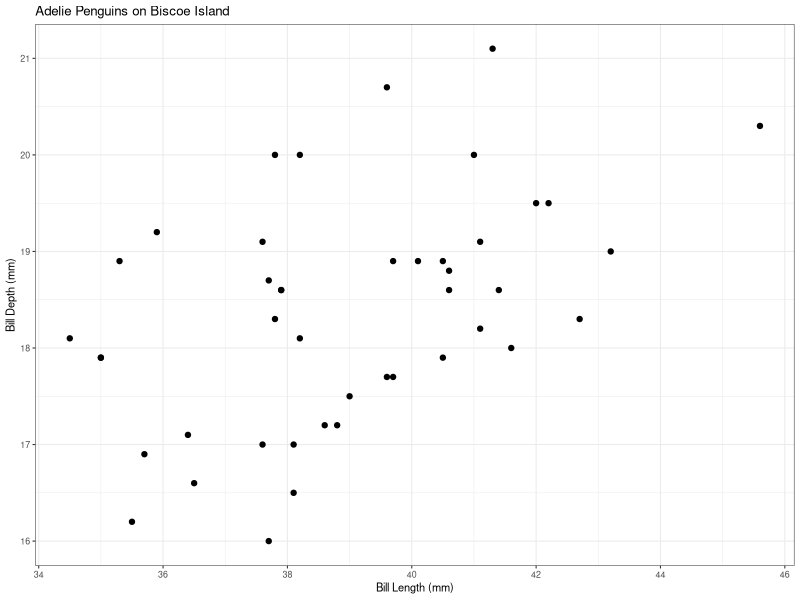
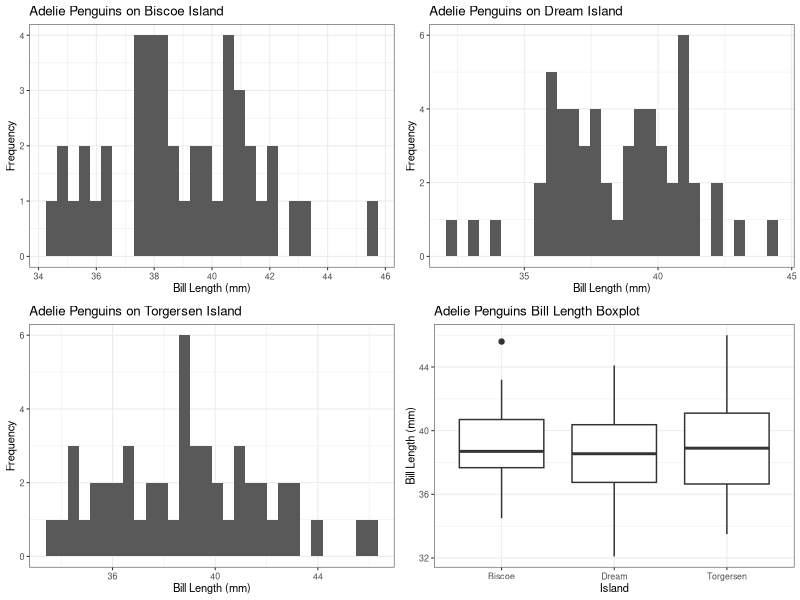
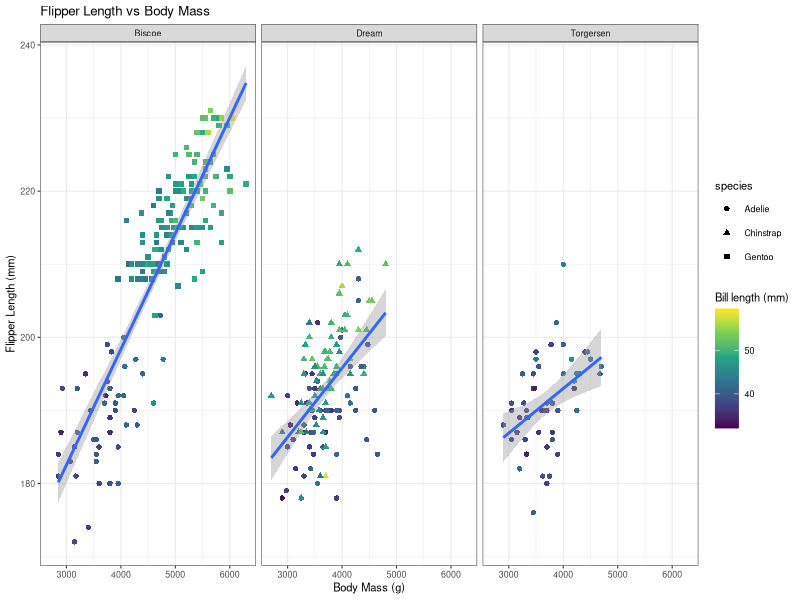
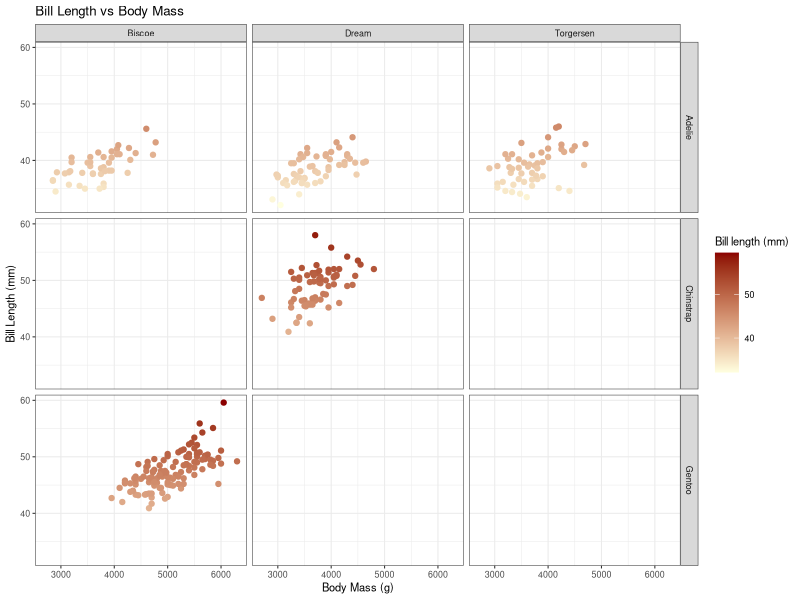
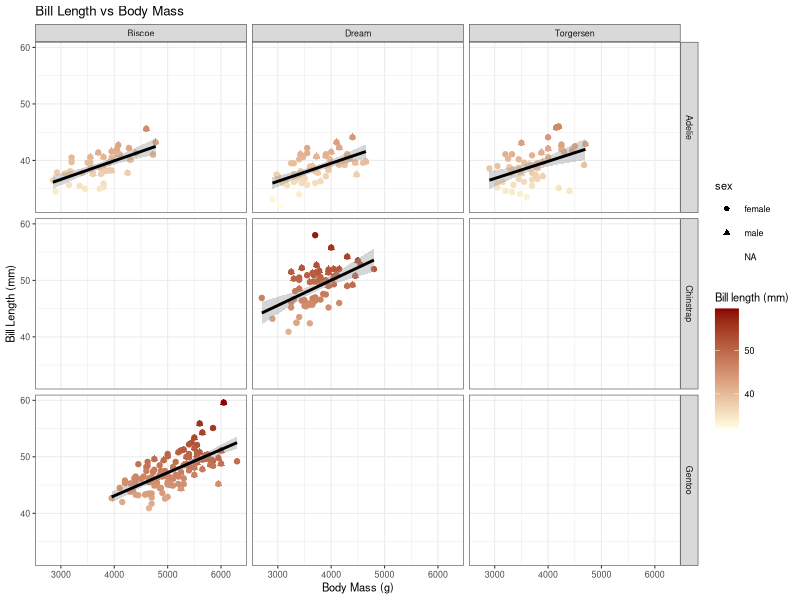
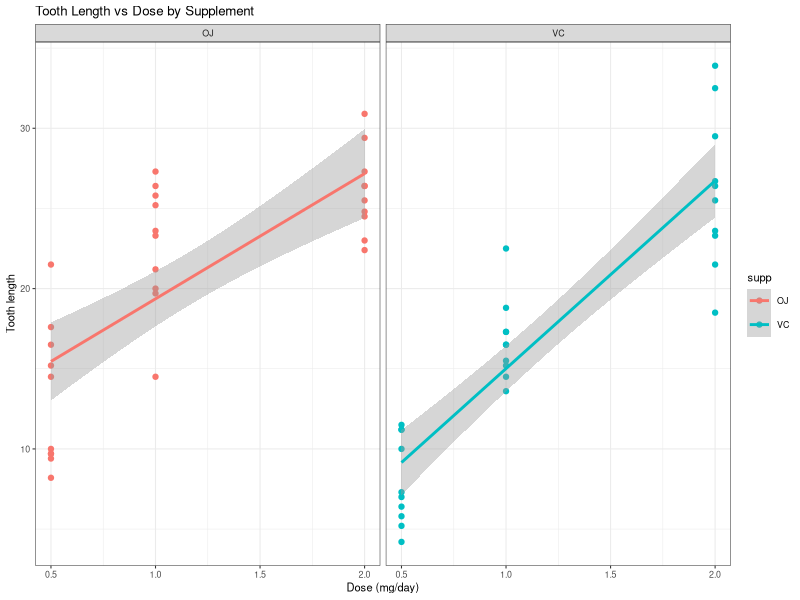
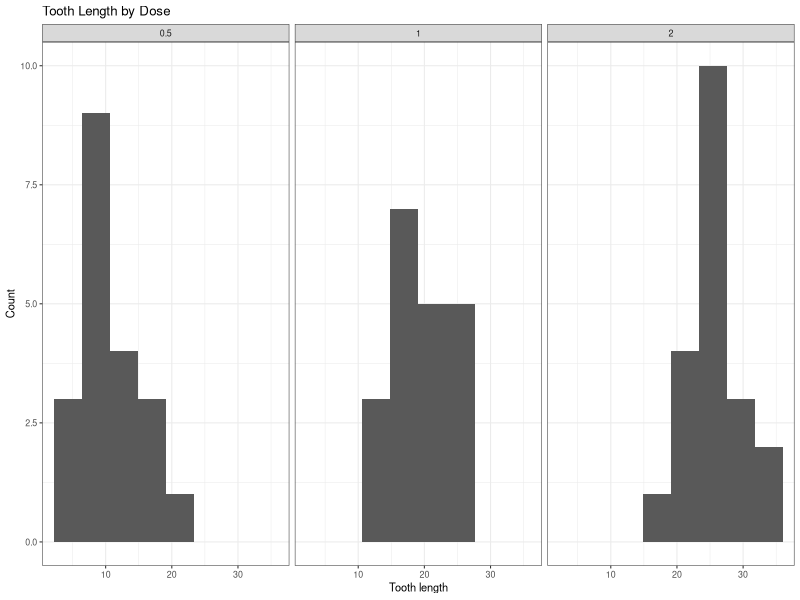
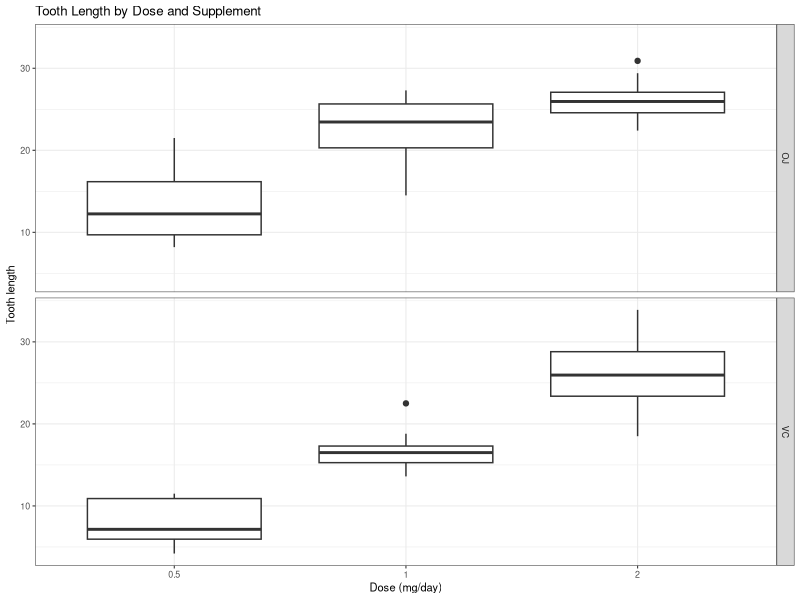

These figures' R source, in order:
## ---- chunk 1
knitr::opts_chunk$set(
  comment = "R>", 
  warning = FALSE, 
  message = FALSE,
  fig.width = 4.5,
  fig.height = 2.625,
  out.width = "75%",
  fig.asp = NULL, # control via width/height
  dpi = 300
)

ggplot2::theme_set(
  ggplot2::theme_minimal(base_size = 8)
)
ggplot2::theme_set(
  ggplot2::theme_bw(base_size = 8)
)
## ---- chunk 2
knitr::opts_chunk$set(
  echo = TRUE,
  eval = TRUE,
  warning = FALSE,
  message = FALSE,
  fig.width = 6,
  fig.asp = 0.65,
  out.width = "100%",
  fig.align = "center"
)
library(tidyverse)
library(ggpubr)
library(ggthemes)
## ---- chunk 3
#| fig-cap: "Adelie bill length vs. bill depth on Biscoe Island."
library(palmerpenguins) # ✓ 
library(tidyverse) # ✓ 
data(penguins)
head(penguins)

penguins %>% # ✓ 
  filter(island == "Biscoe" & species == "Adelie") %>%  # ✓ 
  ggplot(aes(x = bill_length_mm, y = bill_depth_mm)) +  # ✓ 
  geom_point() +  # ✓ 
  labs(title = "Adelie Penguins on Biscoe Island",  # ✓ 
         x = "Bill Length (mm)", # ✓ 
         y = "Bill Depth (mm)") # ✓ 
## ---- chunk 4
#| fig-cap: "Adelie bill length histograms by island plus overall boxplot."
library(ggpubr) # ✓

# Create histograms
adelie_biscoe <- penguins %>% # ✓ x 5
  filter(island == "Biscoe" & species == "Adelie") %>% 
  ggplot(aes(x = bill_length_mm)) + 
  geom_histogram() + 
  labs(title = "Adelie Penguins on Biscoe Island", 
       x = "Bill Length (mm)", 
       y = "Frequency")

adelie_dream <- penguins %>% # ✓ x 5
  filter(island == "Dream" & species == "Adelie") %>% 
  ggplot(aes(x = bill_length_mm)) + 
  geom_histogram() + 
  labs(title = "Adelie Penguins on Dream Island", 
       x = "Bill Length (mm)", 
       y = "Frequency")

adelie_torgersen <- penguins %>% # ✓ x 5
  filter(island == "Torgersen" & species == "Adelie") %>% 
  ggplot(aes(x = bill_length_mm)) + 
  geom_histogram() + 
  labs(title = "Adelie Penguins on Torgersen Island", 
       x = "Bill Length (mm)", 
       y = "Frequency")

# Create boxplot # ✓ x 5
adelie_boxplot <- penguins %>% 
  filter(species == "Adelie") %>% 
  ggplot(aes(x = island, y = bill_length_mm)) + 
  geom_boxplot() + 
  labs(title = "Adelie Penguins Bill Length Boxplot", 
       x = "Island", 
       y = "Bill Length (mm)")

# Combine figures # ✓ x 1
ggarrange(adelie_biscoe, adelie_dream, adelie_torgersen, adelie_boxplot, 
          ncol = 2, nrow = 2)
## ---- chunk 5
#| fig-cap: "Flipper length vs. body mass faceted by island with species shapes and bill-length colour scale."
penguins %>% # ✓ x 7
  ggplot(aes(x = body_mass_g, y = flipper_length_mm)) + 
  geom_point(aes(shape = species, colour = bill_length_mm)) + 
  scale_colour_viridis_c() +
  geom_smooth(method = "lm", se = TRUE) +
  facet_wrap(~island) + 
  labs(title = "Flipper Length vs Body Mass", 
       x = "Body Mass (g)",
       y = "Flipper Length (mm)",
       colour = "Bill length (mm)")
## ---- chunk 6
#| fig-cap: "Bill length vs. body mass faceted by species and island with a custom colour scale."
grid_plt <-  penguins %>% # ✓ x 7
  ggplot(aes(x = body_mass_g, y = bill_length_mm, colour = bill_length_mm)) + 
  geom_point() + 
  scale_colour_gradient(low = "lightyellow", high = "darkred") +
  facet_grid(species ~ island) + 
  labs(title = "Bill Length vs Body Mass", 
       x = "Body Mass (g)",
       y = "Bill Length (mm)",
       colour = "Bill length (mm)")
grid_plt
## ---- chunk 7
grid_plt +  # ✓ x 7
  geom_point(aes(shape = sex)) +
  geom_smooth(method = "lm", se = TRUE, colour = "black")
## ---- chunk 8
#| fig-cap: "Tooth length vs. dose, coloured and faceted by supplement."
data(ToothGrowth) # ✓

ToothGrowth %>% # ✓ x 6
  ggplot(aes(x = dose, y = len, colour = supp)) + 
  geom_point() + 
  geom_smooth(method = "lm", se = TRUE) + 
  facet_wrap(~supp) + 
  labs(title = "Tooth Length vs Dose by Supplement",
       x = "Dose (mg/day)",
       y = "Tooth length")
## ---- chunk 9
#| fig-cap: "Tooth length distributions by dose."
ToothGrowth %>% # ✓ x 4
  ggplot(aes(x = len)) + 
  geom_histogram(bins = 8) + 
  facet_wrap(~dose) + 
  labs(title = "Tooth Length by Dose",
       x = "Tooth length",
       y = "Count")
## ---- chunk 10
#| fig-cap: "Tooth length by dose, separated by supplement."
ToothGrowth %>% # ✓ x 5
  ggplot(aes(x = factor(dose), y = len)) + 
  geom_boxplot() + 
  facet_grid(supp ~ .) + 
  labs(title = "Tooth Length by Dose and Supplement",
       x = "Dose (mg/day)",
       y = "Tooth length")
## ---- chunk 11
#| fig-cap: "Mean tooth length ± SD by dose and supplement."
tg_summary <- ToothGrowth %>% # ✓ x 7
  group_by(dose, supp) %>% 
  summarise(mean_len = mean(len),
            sd_len = sd(len),
            .groups = "drop")

tg_summary %>% 
  ggplot(aes(x = factor(dose), y = mean_len, colour = supp, group = supp)) + 
  geom_point(size = 2) + 
  geom_line() + 
  geom_errorbar(aes(ymin = mean_len - sd_len, ymax = mean_len + sd_len), width = 0.15) + 
  labs(title = "Mean Tooth Length ± SD",
       x = "Dose (mg/day)",
       y = "Mean tooth length")
## ---- chunk 12
#| fig-cap: "Tooth length distributions by dose and supplement."
ToothGrowth %>% # ✓ x 5
  ggplot(aes(x = factor(dose), y = len, fill = supp)) + 
  geom_violin(trim = FALSE) + 
  facet_wrap(~supp) + 
  labs(title = "Tooth Length Distributions by Dose",
       x = "Dose (mg/day)",
       y = "Tooth length")
## ---- chunk 13
ToothGrowth %>% # ✓ x 3
  count(dose, supp)
